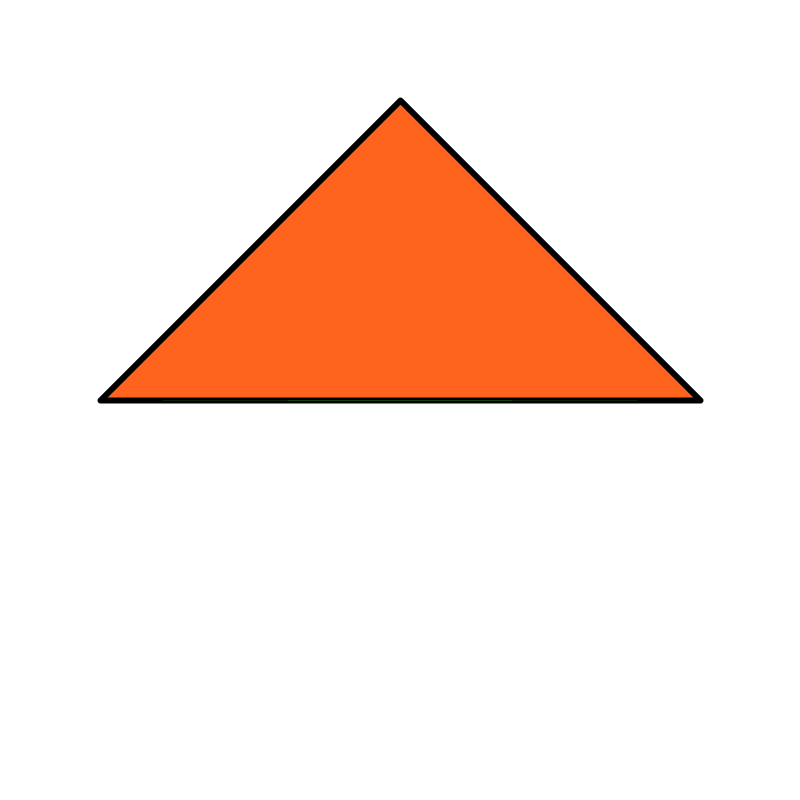
Frame 1 (no input)
Frame 60 (the mouse pressed at the canvas centre just before this capture): identical to frame 1, image omitted
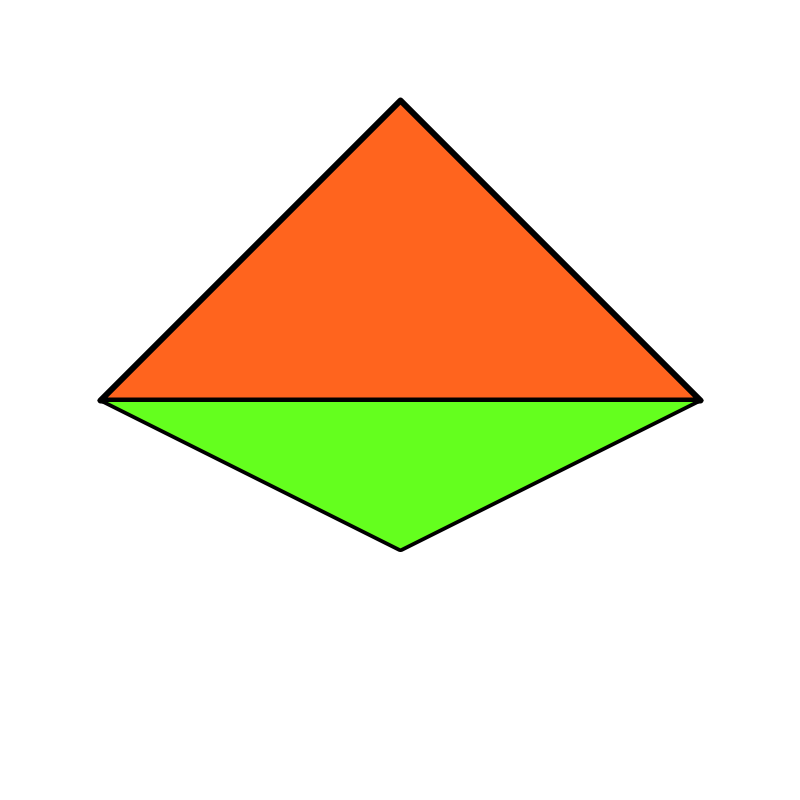
Frame 120 (the mouse held since frame 60 and released just before this capture)

The Processing sketch that drew these frames (run headless with seeded random() and noise(); from frame 60 on, the mouse is pressed at the canvas centre):

// Processing sketch: pushAndPopMatrix
// ── pushAndPopMatrix.pde

float w = 300;
float h = 300;
int num = 3;

void setup(){
  
  size(800,800);
  background(255);
  noFill();
  strokeWeight(6);
  strokeJoin(ROUND);
  rectMode(CENTER);
  
}


void draw(){
  
  background(255);
  
  translate(width/2, height/2);
  
  fill(255,100,30);
  triangle(0, -h, -w, 0, w,0);
  
  float mirrorY = map(mouseY, 0, height, 0.001, 1);
  
  scale(1, -mirrorY);
  
  fill(100, 255, 30);
  triangle(0, -h, -w, 0, w,0);
  
  
}
